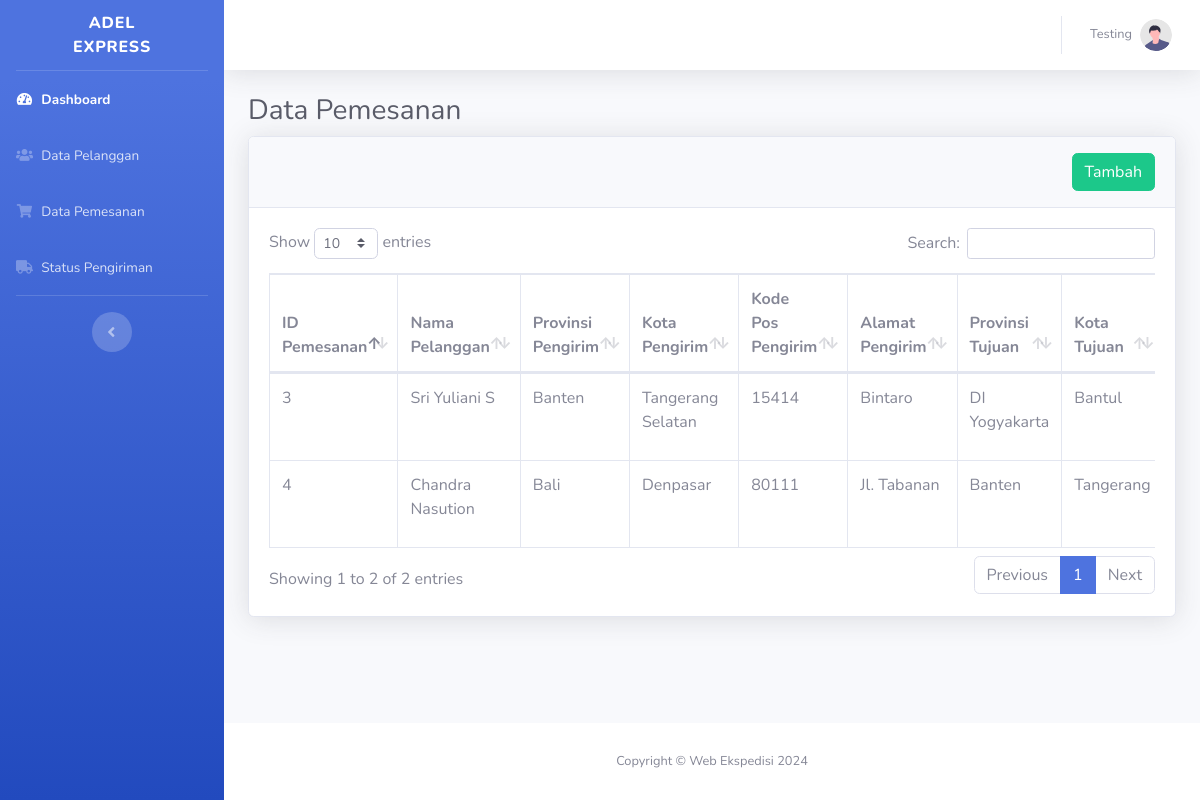
The page /data_pemesanan.php (signed in) on the database its author committed.
### tables this page shows
CREATE TABLE `pemesanan` (
  `id_pemesanan` int(11) NOT NULL,
  `id_pelanggan` int(11) NOT NULL,
  `provinsi_pengirim` varchar(255) NOT NULL,
  `kota_pengirim` varchar(255) NOT NULL,
  `kode_pos_pengirim` varchar(10) NOT NULL,
  `alamat_pengirim` text NOT NULL,
  `provinsi_tujuan` varchar(255) NOT NULL,
  `kota_tujuan` varchar(255) NOT NULL,
  `kode_pos_tujuan` varchar(10) NOT NULL,
  `alamat_tujuan` text NOT NULL,
  `berat` int(11) NOT NULL,
  `detail` text DEFAULT NULL,
  `courier` varchar(50) NOT NULL,
  `service` varchar(50) NOT NULL,
  `biaya` decimal(10,2) NOT NULL,
  `status` enum('Menunggu Pembayaran','Diproses','Dikirim','Diterima','Selesai','Batal') NOT NULL,
  `tanggal_pemesanan` timestamp NOT NULL DEFAULT current_timestamp()
);

CREATE TABLE `pelanggan` (
  `id_pelanggan` int(11) NOT NULL,
  `nama_depan` varchar(50) NOT NULL,
  `nama_belakang` varchar(50) NOT NULL,
  `email` varchar(100) NOT NULL,
  `nomor_telepon` varchar(20) NOT NULL,
  `alamat` text NOT NULL,
  `kota` varchar(50) NOT NULL,
  `provinsi` varchar(50) NOT NULL,
  `kode_pos` varchar(10) DEFAULT NULL,
  `tanggal_daftar` timestamp NOT NULL DEFAULT current_timestamp()
);

### data_pemesanan.php (the view, shortened to what this page needs)
<?php
include 'config.php';
$query = "SELECT pemesanan.*, pelanggan.nama_depan, pelanggan.nama_belakang
          FROM pemesanan
          JOIN pelanggan ON pemesanan.id_pelanggan = pelanggan.id_pelanggan";
$result = mysqli_query($conn, $query);
?>
<!DOCTYPE html>
<html lang="en">
<head>
    <link href="vendor/fontawesome-free/css/all.min.css" rel="stylesheet" type="text/css">
    <link href="css/sb-admin-2.min.css" rel="stylesheet">
    <link href="vendor/datatables/dataTables.bootstrap4.min.css" rel="stylesheet">
</head>
<body id="page-top">
    <div id="wrapper">
        <?php include 'partials/sidebar.php'; ?>
        <div id="content-wrapper" class="d-flex flex-column">
            <div id="content">
            <?php include 'partials/topbar.php'; ?>
                <div class="container-fluid">
                    <h1 class="h3 mb-2 text-gray-800">Data Pemesanan</h1>
                    <div class="card shadow mb-4">
                        <div class="card-header py-3">
                            <div class="text-right">
                                <a href="tambah_pemesanan.php" class="btn btn-success btn-xl">Tambah</a>
                            </div>
                        </div>
                        <div class="card-body">
                            <div class="table-responsive">
                                <table class="table table-bordered" id="dataTable" width="100%" cellspacing="0">
                                    <thead>
                                        <tr>
                                            <th>ID Pemesanan</th>
                                            <th>Nama Pelanggan</th>
                                            <th>Provinsi Pengirim</th>
                                            <th>Kota Pengirim</th>
                                            <th>Kode Pos Pengirim</th>
                                            <th>Alamat Pengirim</th>
                                            <th>Provinsi Tujuan</th>
                                            <th>Kota Tujuan</th>
                                        </tr>
                                    </thead>
                                    <tbody>
                                        <?php
                                        while ($row = mysqli_fetch_assoc($result)) {
                                        ?>
                                            <tr>
                                                <td><?php echo $row['id_pemesanan']; ?></td>
                                                <td><?php echo $row['nama_depan'] . ' ' . $row['nama_belakang']; ?></td>
                                                <td><?php echo $row['provinsi_pengirim']; ?></td>
                                                <td><?php echo $row['kota_pengirim']; ?></td>
                                                <td><?php echo $row['kode_pos_pengirim']; ?></td>
                                                <td><?php echo $row['alamat_pengirim']; ?></td>
                                                <td><?php echo $row['provinsi_tujuan']; ?></td>
                                                <td><?php echo $row['kota_tujuan']; ?></td>
                                            </tr>
                                        <?php
                                        }
                                        ?>
                                    </tbody>
                                </table>
                            </div>
                        </div>
                    </div>
                </div>
            </div>
            <?php include 'partials/footer.php'; ?>
        </div>
    </div>
</body>
</html>

### partials/sidebar.php
<ul class="navbar-nav bg-gradient-primary sidebar sidebar-dark accordion" id="accordionSidebar">
    <a class="sidebar-brand d-flex align-items-center justify-content-center" href="dashboard.php">
        <div class="sidebar-brand-text mx-5">Adel EXPRESS
        </div>
    </a>
    <hr class="sidebar-divider my-0">
    <li class="nav-item active">
        <a class="nav-link" href="dashboard.php">
            <i class="fas fa-fw fa-tachometer-alt"></i>
            <span>Dashboard</span>
        </a>
    </li>
    <li class="nav-item">
        <a class="nav-link" href="data_pelanggan.php">
            <i class="fas fa-fw fa-users"></i>
            <span>Data Pelanggan</span>
        </a>
    </li>
    <li class="nav-item">
        <a class="nav-link" href="data_pemesanan.php">
            <i class="fas fa-fw fa-shopping-cart"></i>
            <span>Data Pemesanan</span>
        </a>
    </li>
    <li class="nav-item ">
        <a class="nav-link" href="status_pengiriman.php">
            <i class="fas fa-fw fa-truck"></i>
            <span>Status Pengiriman</span>
        </a>
    </li>
    <hr class="sidebar-divider d-none d-md-block">
    <div class="text-center d-none d-md-inline">
        <button class="rounded-circle border-0" id="sidebarToggle"></button>
    </div>
</ul>

### partials/topbar.php (shortened to what this page needs)
<nav class="navbar navbar-expand navbar-light bg-white topbar mb-4 static-top shadow">
                    <ul class="navbar-nav ml-auto">
                        <li class="nav-item dropdown no-arrow">
                            <a class="nav-link dropdown-toggle" href="#" id="userDropdown" role="button"
                                data-toggle="dropdown" aria-haspopup="true" aria-expanded="false">
                                <span class="mr-2 d-none d-lg-inline text-gray-600 small"><?php echo $_SESSION['first_name']; ?></span>
                                <img class="img-profile rounded-circle"
                                    src="assets/undraw_profile.svg">
                            </a>
                        </li>
                    </ul>
                </nav>

### partials/footer.php
<footer class="sticky-footer bg-white">
                <div class="container my-auto">
                    <div class="copyright text-center my-auto">
                        <span>Copyright &copy; Web Ekspedisi 2024</span>
                    </div>
                </div>
            </footer>

### rows shown on the page
pemesanan: id_pemesanan "3", id_pelanggan.nama_depan "Sri", id_pelanggan.nama_belakang "Yuliani S", provinsi_pengirim "Banten", kota_pengirim "Tangerang Selatan", kode_pos_pengirim "15414", alamat_pengirim "Bintaro", provinsi_tujuan "DI Yogyakarta", kota_tujuan "Bantul"
pemesanan: id_pemesanan "4", id_pelanggan.nama_depan "Chandra", id_pelanggan.nama_belakang "Nasution", provinsi_pengirim "Bali", kota_pengirim "Denpasar", kode_pos_pengirim "80111", alamat_pengirim "Jl. Tabanan", provinsi_tujuan "Banten", kota_tujuan "Tangerang"

### other values the page prints
$_SESSION['first_name'] "Testing"
